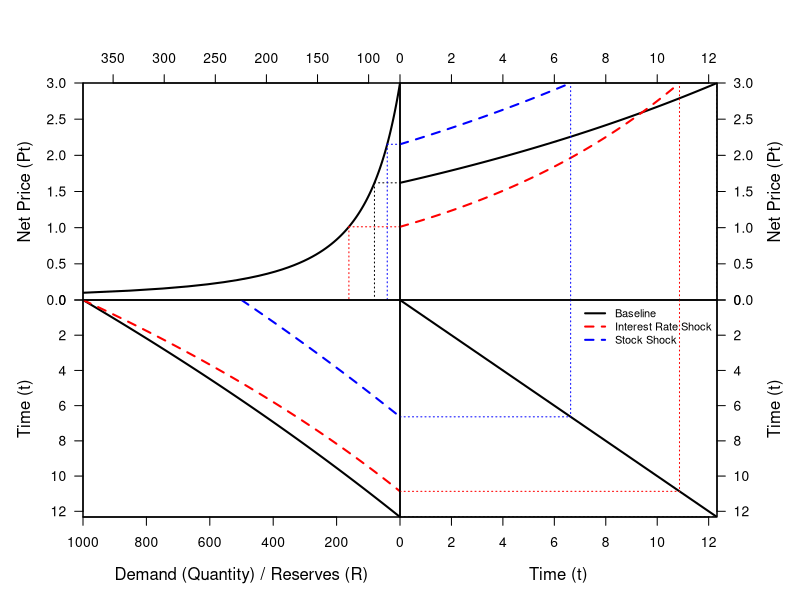

Here is the R script that generated this plot:
# Step A: Define Model Parameters
# Using the user-defined parameters for a clear view of the demand curve
r_base <- 0.05; R0_base <- 1000
r_shock <- 0.10; R0_shock <- 500
pT <- 3; A <- 120; epsilon <- 0.5

# Step B: Define Core Economic Functions (Unchanged)
d_nonlinear <- function(p) A * p^(-epsilon)
stock_root_finder <- function(Tf, r, R) {
  quantity_as_a_function_of_time <- function(t) {
    price_at_t <- pT * exp(-r * (Tf - t))
    return(ifelse(price_at_t <= 0, Inf, d_nonlinear(price_at_t)))
  }
  total_extraction <- integrate(quantity_as_a_function_of_time, lower = 0, upper = Tf)$value
  return(R - total_extraction)
}

# Step C: Solve for all three paths (Unchanged)
# Path 1: Baseline
Tf_base <- uniroot(stock_root_finder, c(1, 200), r = r_base, R = R0_base)$root
time_base <- seq(0, Tf_base, length.out = 100); price_base <- pT * exp(-r_base * (Tf_base - time_base))
quantity_base <- d_nonlinear(price_base)
stock_base <- R0_base - sapply(time_base, function(t) {
  integrate(function(x) d_nonlinear(pT * exp(-r_base * (Tf_base - x))), lower = 0, upper = t)$value
})

# Path 2: Interest Rate Shock
Tf_r_shock <- uniroot(stock_root_finder, c(1, 200), r = r_shock, R = R0_base)$root
time_r_shock <- seq(0, Tf_r_shock, length.out = 100); price_r_shock <- pT * exp(-r_shock * (Tf_r_shock - time_r_shock))
quantity_r_shock <- d_nonlinear(price_r_shock)
stock_r_shock <- R0_base - sapply(time_r_shock, function(t) {
  integrate(function(x) d_nonlinear(pT * exp(-r_shock * (Tf_r_shock - x))), lower = 0, upper = t)$value
})

# Path 3: Resource Stock Shock
Tf_R_shock <- uniroot(stock_root_finder, c(1, 200), r = r_base, R = R0_shock)$root
time_R_shock <- seq(0, Tf_R_shock, length.out = 100); price_R_shock <- pT * exp(-r_base * (Tf_R_shock - time_R_shock))
quantity_R_shock <- d_nonlinear(price_R_shock)
stock_R_shock <- R0_shock - sapply(time_R_shock, function(t) {
  integrate(function(x) d_nonlinear(pT * exp(-r_base * (Tf_R_shock - x))), lower = 0, upper = t)$value
})


# The Beginning of the End (Final Plotting Functions with All Projections)
create_final_plot <- function(time_base, price_base, quantity_base, stock_base,
                              time_r_shock, price_r_shock, quantity_r_shock, stock_r_shock,
                              time_R_shock, price_R_shock, quantity_R_shock, stock_R_shock) {
  
  if (dev.cur() != 1) dev.off()
  layout(matrix(c(1, 2, 3, 4), nrow = 2, byrow = TRUE))
  par(oma = c(0, 0, 0, 0))
  
  P0_base <- price_base[1]; T_base <- max(time_base); Q0_base <- quantity_base[1]
  P0_r_shock <- price_r_shock[1]; T_r_shock <- max(time_r_shock); Q0_r_shock <- quantity_r_shock[1]
  P0_R_shock <- price_R_shock[1]; T_R_shock <- max(time_R_shock); Q0_R_shock <- quantity_R_shock[1]
  
  # Plot 1: Demand Curve (Top-Left)
  par(mar = c(0, 5, 5, 0))
  p_demand <- seq(0.1, pT, length.out = 100); q_demand <- d_nonlinear(p_demand)
  plot(q_demand, p_demand, type = "l", lwd = 2,
       xaxs = "i", yaxs = "i", xlim = rev(range(q_demand)), ylim = c(0, max(p_demand)),
       xaxt = "n", yaxt = "n", xlab = "", ylab = "")
  # Horizontal lines from initial prices to the demand curve
  segments(Q0_base, P0_base, 0, P0_base, lty = 3, col = "black")
  segments(Q0_r_shock, P0_r_shock, 0, P0_r_shock, lty = 3, col = "red")
  segments(Q0_R_shock, P0_R_shock, 0, P0_R_shock, lty = 3, col = "blue")
  segments(Q0_base, P0_base, Q0_base, 0, lty = 3, col = "black")
  segments(Q0_r_shock, P0_r_shock, Q0_r_shock, 0, lty = 3, col = "red")
  segments(Q0_R_shock, P0_R_shock, Q0_R_shock, 0, lty = 3, col = "blue")
  axis(side = 2, las = 1); mtext("Net Price (Pt)", side = 2, line = 3)
  axis(side = 3); box()
  
  # Plot 2: Price Path (Top-Right)
  par(mar = c(0, 0, 5, 5))
  plot(time_base, price_base, type = "l", lwd = 2, lty = 1, col = "black",
       xaxs = "i", yaxs = "i",
       xlim = c(0, max(c(time_base, time_r_shock, time_R_shock))),
       ylim = c(0, max(c(price_base, price_r_shock, price_R_shock))),
       xaxt = "n", yaxt = "n", xlab = "", ylab = "")
  lines(time_r_shock, price_r_shock, lwd = 2, lty = 2, col = "red")
  lines(time_R_shock, price_R_shock, lwd = 2, lty = 2, col = "blue")
  # Vertical lines from terminal times up to the choke price
  segments(T_base, 0, T_base, pT, lty = 3, col = "black")
  segments(T_r_shock, 0, T_r_shock, pT, lty = 3, col = "red")
  segments(T_R_shock, 0, T_R_shock, pT, lty = 3, col = "blue")
  axis(side = 3); axis(side = 4, las = 1)
  mtext("Net Price (Pt)", side = 4, line = 3); box()
  
  # Plot 3: Reserve Path (Bottom-Left)
  par(mar = c(5, 5, 0, 0))
  plot(stock_base, time_base, type = "l", lwd = 2, lty = 1, col = "black",
       xaxs = "i", yaxs = "i",
       xlim = rev(range(c(stock_base, stock_r_shock, stock_R_shock))),
       ylim = rev(range(c(time_base, time_r_shock, time_R_shock))),
       xaxt = "n", yaxt = "n", xlab = "", ylab = "")
  lines(stock_r_shock, time_r_shock, lwd = 2, lty = 2, col = "red")
  lines(stock_R_shock, time_R_shock, lwd = 2, lty = 2, col = "blue")
  axis(side = 1); mtext("Demand (Quantity) / Reserves (R)", side = 1, line = 3)
  axis(side = 2, las = 1); mtext("Time (t)", side = 2, line = 3); box()
  
  # Plot 4: 45-degree Line (Bottom-Right)
  par(mar = c(5, 0, 0, 5))
  plot(time_base, time_base, type = "l", lwd = 2, lty = 1, col = "black",
       xaxs = "i", yaxs = "i",
       xlim = c(0, max(c(time_base, time_r_shock, time_R_shock))),
       ylim = rev(range(c(time_base, time_r_shock, time_R_shock))),
       xaxt = "n", yaxt = "n", xlab = "", ylab = "")
  # Horizontal lines from terminal times to the y-axis
  segments(0, T_base, T_base, T_base, lty = 3, col = "black")
  segments(0, T_r_shock, T_r_shock, T_r_shock, lty = 3, col = "red")
  segments(0, T_R_shock, T_R_shock, T_R_shock, lty = 3, col = "blue")
  segments(T_r_shock, 0, T_r_shock, T_r_shock, lty = 3, col = "red")
  segments(T_R_shock, 0, T_R_shock, T_R_shock, lty = 3, col = "blue")
  axis(side = 1); mtext("Time (t)", side = 1, line = 3)
  axis(side = 4, las = 1); mtext("Time (t)", side = 4, line = 3); box()
  legend("topright",
         legend = c("Baseline", "Interest Rate Shock", "Stock Shock"),
         lty = c(1, 2, 2),
         col = c("black", "red", "blue"),
         lwd = 2, bty = "n", cex = 0.8)
}

# Image time, let's go
create_final_plot(
  time_base, price_base, quantity_base, stock_base,
  time_r_shock, price_r_shock, quantity_r_shock, stock_r_shock,
  time_R_shock, price_R_shock, quantity_R_shock, stock_R_shock
)